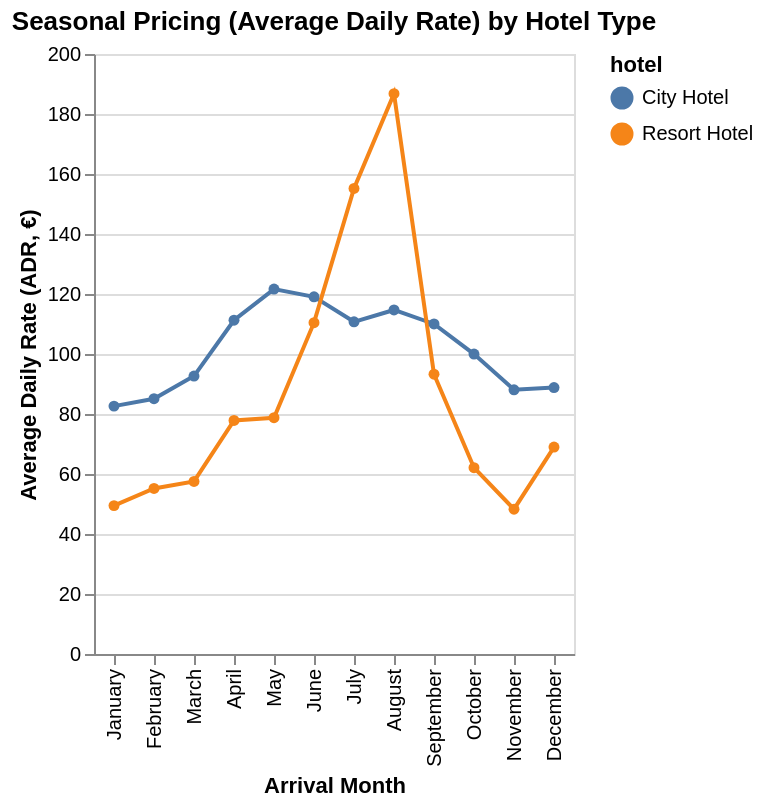

The notebook cell this image was saved under:
### Code cell
chart = alt.Chart(adr_by_month_hotel).mark_line(point=True).encode(
    x=alt.X('arrival_date_month', sort=month_order, title='Arrival Month'),
    y=alt.Y('adr', title='Average Daily Rate (ADR, €)'),
    color='hotel',
    tooltip=['arrival_date_month', 'hotel', alt.Tooltip('adr', format=',.2f')]
).properties(
    title='Seasonal Pricing (Average Daily Rate) by Hotel Type '
).interactive()

chart

### Figure 1 — Vega-Lite specification as saved in the notebook (floating-point values rounded to 4 significant figures)
{"config": {"view": {"continuousWidth": 300, "continuousHeight": 300}}, "data": {"name": "data-1d01c546fb3e71f2ead229ef49016837"}, "mark": {"type": "line", "point": true}, "encoding": {"color": {"field": "hotel", "type": "nominal"}, "tooltip": [{"field": "arrival_date_month", "type": "ordinal"}, {"field": "hotel", "type": "nominal"}, {"field": "adr", "format": ",.2f", "type": "quantitative"}], "x": {"field": "arrival_date_month", "sort": ["January", "February", "March", "April", "May", "June", "July", "August", "September", "October", "November", "December"], "title": "Arrival Month", "type": "ordinal"}, "y": {"field": "adr", "title": "Average Daily Rate (ADR, €)", "type": "quantitative"}}, "params": [{"name": "param_1e9efca18e7a2868", "select": {"type": "interval", "encodings": ["x", "y"]}, "bind": "scales"}], "title": "Seasonal Pricing (Average Daily Rate) by Hotel Type ", "$schema": "https://vega.github.io/schema/vega-lite/v6.1.0.json", "datasets": {"data-1d01c546fb3e71f2ead229ef49016837": [{"arrival_date_month": "January", "hotel": "City Hotel", "adr": 82.63}, {"arrival_date_month": "January", "hotel": "Resort Hotel", "adr": 49.46}, {"arrival_date_month": "February", "hotel": "City Hotel", "adr": 85.09}, {"arrival_date_month": "February", "hotel": "Resort Hotel", "adr": 55.17}, {"arrival_date_month": "March", "hotel": "Resort Hotel", "adr": 57.52}, {"arrival_date_month": "March", "hotel": "City Hotel", "adr": 92.64}, {"arrival_date_month": "April", "hotel": "City Hotel", "adr": 111.3}, {"arrival_date_month": "April", "hotel": "Resort Hotel", "adr": 77.85}, {"arrival_date_month": "May", "hotel": "Resort Hotel", "adr": 78.76}, {"arrival_date_month": "May", "hotel": "City Hotel", "adr": 121.6}, {"arrival_date_month": "June", "hotel": "Resort Hotel", "adr": 110.4}, {"arrival_date_month": "June", "hotel": "City Hotel", "adr": 119.1}, {"arrival_date_month": "July", "hotel": "Resort Hotel", "adr": 155.2}, {"arrival_date_month": "July", "hotel": "City Hotel", "adr": 110.7}, {"arrival_date_month": "August", "hotel": "Resort Hotel", "adr": 186.8}, {"arrival_date_month": "August", "hotel": "City Hotel", "adr": 114.7}, {"arrival_date_month": "September", "hotel": "City Hotel", "adr": 110.0}, {"arrival_date_month": "September", "hotel": "Resort Hotel", "adr": 93.25}, {"arrival_date_month": "October", "hotel": "City Hotel", "adr": 99.97}, {"arrival_date_month": "October", "hotel": "Resort Hotel", "adr": 62.1}, {"arrival_date_month": "November", "hotel": "City Hotel", "adr": 88.07}, {"arrival_date_month": "November", "hotel": "Resort Hotel", "adr": 48.27}, {"arrival_date_month": "December", "hotel": "Resort Hotel", "adr": 68.98}, {"arrival_date_month": "December", "hotel": "City Hotel", "adr": 88.83}]}}
